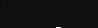
   <widget class="QWidget" name="disperse">
    <property name="geometry">
     <rect>
      <x>0</x>
      <y>0</y>
      <width>98</width>
      <height>28</height>
     </rect>
    </property>
    <attribute name="icon">
     <iconset>
      <normaloff>../../images/down-arrow.png</normaloff>
      <normalon>../../images/down-arrow (1).png</normalon>../../images/down-arrow.png</iconset>
    </attribute>
    <attribute name="label">
     <string>Рассеиваемость [Вт]</string>
    </attribute>
    <widget class="QFrame" name="frameDisperse">
     <property name="geometry">
      <rect>
       <x>0</x>
       <y>0</y>
       <width>311</width>
       <height>191</height>
      </rect>
     </property>
     <property name="styleSheet">
      <string notr="true">QFrame{
	background-color: #101010;
}
</string>
     </property>
     <property name="frameShape">
      <enum>QFrame::StyledPanel</enum>
     </property>
     <property name="frameShadow">
      <enum>QFrame::Raised</enum>
     </property>
     <widget class="QPushButton" name="btnResetDisperse">
      <property name="geometry">
       <rect>
        <x>220</x>
        <y>160</y>
        <width>61</width>
        <height>21</height>
       </rect>
      </property>
      <property name="font">
       <font>
        <family>Montserrat Medium</family>
        <pointsize>9</pointsize>
       </font>
      </property>
      <property name="styleSheet">
       <string notr="true">QPushButton
{
background-color: rgb(10, 10, 10);
color:  rgb(200,200, 200);
border: 0px;
border-bottom: 1px dotted rgb(200, 200, 200);
}

QPushButton::hover
{
color: red;
border-bottom: 1px dotted red;
}
</string>
      </property>
      <property name="text">
       <string>Сбросить</string>
      </property>
     </widget>
     <widget class="QSlider" name="sliderDisperseMax">
      <property name="geometry">
       <rect>
        <x>180</x>
        <y>100</y>
        <width>111</width>
        <height>21</height>
       </rect>
      </property>
      <property name="styleSheet">
       <string notr="true">QSlider{
	background-color: rgb(10, 10, 10);
}

QSlider::groove:horizontal {
border: 1px solid #bbb;
background: rgb(160,160,160);
height:6px;
}

QSlider::sub-page:horizontal {
border: 1px solid rgb(60,60,60);
background: qlineargradient(spread:pad, x1:0, y1:1, x2:1, y2:0, stop:0.125 rgba(66, 68, 68, 255), stop:0.426136 rgba(117, 19, 19, 255), stop:0.852273 rgba(255, 0, 0, 255));

color: rgb(144, 144, 144);
height: 6px;
}

QSlider::add-page:horizontal {
border: 1px solid rgb(75,75,75);
background: rgb(70,70,70);
}

QSlider::handle:horizontal {
border: 1px solid rgb(60,60,60);
background:qlineargradient(spread:pad, x1:1, y1:1, x2:0, y2:0.057, stop:0 rgba(255, 0, 0, 255), stop:0.398876 rgba(165, 0, 0, 255), stop:0.994318 rgba(46, 48, 49, 255));
width: 6px;
margin-top: -7px;
margin-bottom: -7px;
}

QSlider::handle:horizontal:hover {
border: 1px solid rgb(60,60,60);
background: qlineargradient(x1:0, y1:0, x2:1, y2:1,
    stop:0 rgb(105,105,105), stop:1 rgb(250,0,0));
width: 9px;
margin-top: -7px;
margin-bottom: -7px;
}


QSlider::sub-page:horizontal:disabled {
background: #bbb;
border-color: #999;
}

QSlider::add-page:horizontal:disabled {
background: #eee;
border-color: #999;
}

QSlider::handle:horizontal:disabled {
background: #eee;
border: 1px solid #aaa;
border-radius: 4px;
}</string>
      </property>
      <property name="value">
       <number>0</number>
      </property>
      <property name="orientation">
       <enum>Qt::Horizontal</enum>
      </property>
      <property name="invertedAppearance">
       <bool>false</bool>
      </property>
      <property name="invertedControls">
       <bool>false</bool>
      </property>
     </widget>
     <widget class="QSlider" name="sliderDisperseMin">
      <property name="geometry">
       <rect>
        <x>10</x>
        <y>100</y>
        <width>111</width>
        <height>21</height>
       </rect>
      </property>
      <property name="styleSheet">
       <string notr="true">QSlider{
	background-color: rgb(10, 10, 10);
}

QSlider::groove:horizontal {
border: 1px solid #bbb;
background: rgb(160,160,160);
height:6px;
}

QSlider::sub-page:horizontal {
border: 1px solid rgb(60,60,60);
background: qlineargradient(spread:pad, x1:0, y1:1, x2:1, y2:0, stop:0.125 rgba(66, 68, 68, 255), stop:0.426136 rgba(117, 19, 19, 255), stop:0.852273 rgba(255, 0, 0, 255));

color: rgb(144, 144, 144);
height: 6px;
}

QSlider::add-page:horizontal {
border: 1px solid rgb(75,75,75);
background: rgb(70,70,70);
}

QSlider::handle:horizontal {
border: 1px solid rgb(60,60,60);
background:qlineargradient(spread:pad, x1:1, y1:1, x2:0, y2:0.057, stop:0 rgba(255, 0, 0, 255), stop:0.398876 rgba(165, 0, 0, 255), stop:0.994318 rgba(46, 48, 49, 255));
width: 6px;
margin-top: -7px;
margin-bottom: -7px;
}


QSlider::handle:horizontal:hover {
border: 1px solid rgb(60,60,60);
background: qlineargradient(x1:0, y1:0, x2:1, y2:1,
    stop:0 rgb(105,105,105), stop:1 rgb(250,0,0));
width: 9px;
margin-top: -7px;
margin-bottom: -7px;
}


QSlider::sub-page:horizontal:disabled {
background: #bbb;
border-color: #999;
}

QSlider::add-page:horizontal:disabled {
background: #eee;
border-color: #999;
}

QSlider::handle:horizontal:disabled {
background: #eee;
border: 1px solid #aaa;
border-radius: 4px;
}</string>
      </property>
      <property name="value">
       <number>0</number>
      </property>
      <property name="orientation">
       <enum>Qt::Horizontal</enum>
      </property>
      <property name="invertedAppearance">
       <bool>false</bool>
      </property>
      <property name="invertedControls">
       <bool>false</bool>
      </property>
     </widget>
     <widget class="Line" name="line_4">
      <property name="geometry">
       <rect>
        <x>140</x>
        <y>70</y>
        <width>21</width>
        <height>19</height>
       </rect>
      </property>
      <property name="styleSheet">
       <string notr="true">border:0px;
border-top: 1px solid white;</string>
      </property>
      <property name="orientation">
       <enum>Qt::Horizontal</enum>
      </property>
     </widget>
     <widget class="QLabel" name="lbMinDisperse">
      <property name="geometry">
       <rect>
        <x>10</x>
        <y>20</y>
        <width>71</width>
        <height>21</height>
       </rect>
      </property>
      <property name="font">
       <font>
        <family>Montserrat Medium</family>
        <pointsize>10</pointsize>
        <weight>50</weight>
        <bold>false</bold>
       </font>
      </property>
      <property name="styleSheet">
       <string notr="true">	color: #fffafa;
	border: 0px;
</string>
      </property>
      <property name="text">
       <string>мин., Вт:</string>
      </property>
      <property name="alignment">
       <set>Qt::AlignCenter</set>
      </property>
     </widget>
     <widget class="QLabel" name="lbMaxDisperse">
      <property name="geometry">
       <rect>
        <x>180</x>
        <y>20</y>
        <width>71</width>
        <height>21</height>
       </rect>
      </property>
      <property name="font">
       <font>
        <family>Montserrat Medium</family>
        <pointsize>10</pointsize>
        <weight>50</weight>
        <bold>false</bold>
       </font>
      </property>
      <property name="styleSheet">
       <string notr="true">	color: #fffafa;
	border: 0px;
</string>
      </property>
      <property name="text">
       <string>макс., Вт:</string>
      </property>
      <property name="alignment">
       <set>Qt::AlignCenter</set>
      </property>
     </widget>
     <widget class="QLineEdit" name="leMinDisperse">
      <property name="geometry">
       <rect>
        <x>10</x>
        <y>50</y>
        <width>111</width>
        <height>31</height>
       </rect>
      </property>
      <property name="font">
       <font>
        <family>Montserrat Medium</family>
        <pointsize>10</pointsize>
       </font>
      </property>
      <property name="styleSheet">
       <string notr="true">QLineEdit{
	padding-left: 5px;
	border: 1px solid rgb(20,20,20);
	background-color: rgb(40,40,40);
	border-bottom: 1px solid  rgb(120,120,120);
	selection-background-color: rgb(105, 0, 0);
}

QLineEdit:hover{
	background-color: rgb(55,55,55);
	border-bottom: 1px solid  red;
}</string>
      </property>
      <property name="placeholderText">
       <string>от 0 Вт</string>
      </property>
     </widget>
     <widget class="QLineEdit" name="leMaxDisperse">
      <property name="geometry">
       <rect>
        <x>180</x>
        <y>50</y>
        <width>111</width>
        <height>31</height>
       </rect>
      </property>
      <property name="font">
       <font>
        <family>Montserrat Medium</family>
        <pointsize>10</pointsize>
       </font>
      </property>
      <property name="styleSheet">
       <string notr="true">QLineEdit{
	padding-left: 5px;
	border: 1px solid rgb(20,20,20);
	background-color: rgb(40,40,40);
	border-bottom: 1px solid  rgb(120,120,120);
	selection-background-color: rgb(105, 0, 0);
}

QLineEdit:hover{
	background-color: rgb(55,55,55);
	border-bottom: 1px solid  red;
}</string>
      </property>
      <property name="placeholderText">
       <string>до 200 Вт</string>
      </property>
     </widget>
    </widget>
   </widget>
